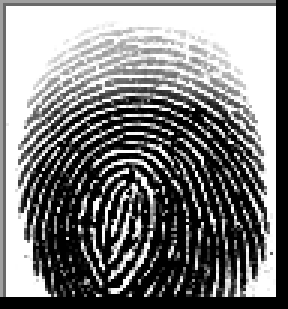
#> input picture ai_identification_model/fingerprint-treatement/data/images/1__M_Left_index_finger.BMP, 96 x 103 px (shown 3 times larger)
$ python -i identify.py   (imports and definitions only)
#> lines starting #> are read from the running program, lines starting #| are printed output that depends on the picture
### ai_identification_model/fingerprint-treatement/src/core/extractor.py
import cv2
import numpy as np
import pandas as pd
from pathlib import Path
from typing import List, Dict, Optional

# --- Configuration ---
BASE_DIR = Path(__file__).resolve().parent.parent.parent
DATA_DIR = BASE_DIR / 'data' / 'images'
OUTPUT_DIR = BASE_DIR / 'data'
MODEL_DIR = BASE_DIR / 'models'

# Ensure directories exist
for folder in [DATA_DIR, OUTPUT_DIR, MODEL_DIR]:
    folder.mkdir(parents=True, exist_ok=True)

# [17 lines left out: functions get_files_from_directory, safe_process, not called in this run]

class FingerprintFeatureExtractor:
    """
    Extracteur de caractéristiques d'empreintes digitales.
    """

    def __init__(self):
        # Initialize HOG descriptor
        # WinSize: (64, 128) - standard for HOG
        # BlockSize: (16, 16)
        # BlockStride: (8, 8)
        # CellSize: (8, 8)
        # NBins: 9
        self.win_size = (64, 128)
        self.hog = cv2.HOGDescriptor(
            self.win_size,
            (16, 16),
            (8, 8),
            (8, 8),
            9
        )

    # [87 lines left out: functions preprocess_fingerprint, augment_image, extract_features, not called in this run]


from joblib import Parallel, delayed
import multiprocessing

# [59 lines left out: functions process_fingerprints, main, not called in this run]


# [2 lines that do not run on import are left out]

### ai_identification_model/fingerprint-treatement/scripts/identify.py
import sys
import cv2
import numpy as np
from pathlib import Path

# Add project root to path
SCRIPT_DIR = Path(__file__).resolve().parent
PROJECT_ROOT = SCRIPT_DIR.parent
sys.path.append(str(PROJECT_ROOT))

from src.core.extractor import FingerprintFeatureExtractor
from src.core.matchers.ml_matcher import MLMatcher

def identify_fingerprint(image_path):
    """Identify a fingerprint from an image file."""
    print("="*60)
    print("FINGERPRINT IDENTIFICATION")
    print("="*60)

    image_path = Path(image_path)
    if not image_path.exists():
        print(f"Error: Image not found at {image_path}")
        return

    print(f"Processing image: {image_path.name}")

    # 1. Extract Features
    print("Extracting features...")
    extractor = FingerprintFeatureExtractor()

    # We need to extract features just like in the training phase
    # The extractor returns a list of features (including augmentations)
    # For identification, we just need the features of the original image
    # But the extractor logic is a bit coupled with augmentation

    # Let's manually use the extractor logic for a single image without augmentation loop if possible
    # Or just take the first result which corresponds to the original image

    try:
        # Read image
        image = cv2.imread(str(image_path), cv2.IMREAD_UNCHANGED)
#> image is the input picture: shape (103, 96, 4); mean B, G, R, A 125.1, 125.1, 125.1, 234.9
        if image is None:
            raise ValueError(f"Cannot read image: {image_path}")

        if len(image.shape) == 3:
            gray = cv2.cvtColor(image, cv2.COLOR_BGR2GRAY)
        else:
            gray = image
        gray = gray.astype(np.uint8)

        # Resize and Equalize (same as in extractor.py)
        resized = cv2.resize(gray, extractor.win_size)
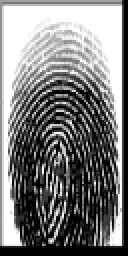
#> resized: shape (128, 64) (shown 2 times larger); min 0, max 255, mean 124.8
        processed = cv2.equalizeHist(resized)
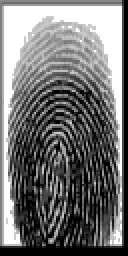
#> processed: shape (128, 64) (shown 2 times larger); min 0, max 255, mean 116.1

        # Compute HOG
        hog_feats = extractor.hog.compute(processed)
#> hog_feats = 3780 values, max 0.518 at index 2704, min 0 at index 5, mean 0.127

        if hog_feats is None:
            print("Error: Could not extract HOG features")
            return

        features = hog_feats.flatten()
#> features has the same summary as hog_feats

        print(f"Extracted {len(features)} features")
#| Extracted 3780 features

    except Exception as e:
        print(f"Error during extraction: {e}")
        return

    # 2. Load Model
    model_path = PROJECT_ROOT / 'models' / 'trained_model.pkl'
    if not model_path.exists():
        print(f"Error: Model not found at {model_path}")
        return

    print(f"Loading model from: {model_path}")
    matcher = MLMatcher()
    matcher.load(model_path)

    # 3. Identify
    print("Identifying...")
    identified_person, confidence_data, all_results = matcher.identify(features)

    print("\n" + "-"*30)
    print("IDENTIFICATION RESULT")
    print("-"*30)

    if identified_person == "Unknown":
        print(f"⚠ Result: UNKNOWN")
        print(f"  Reason: {confidence_data.get('reason', 'Low confidence')}")
    else:
        print(f"✓ Result: MATCH FOUND")
        print(f"  Identity: {identified_person}")
        print(f"  Confidence: {confidence_data['confidence']:.2f}%")
        print(f"  Probability: {confidence_data['probability']:.4f}")

    print("\nTop Matches:")
    for res in all_results[:3]:
        print(f"  - {res['person']}: {res['confidence']:.2f}%")

# [5 lines not run here, left out]

>>> result = identify_fingerprint('../data/images/1__M_Left_index_finger.BMP')
